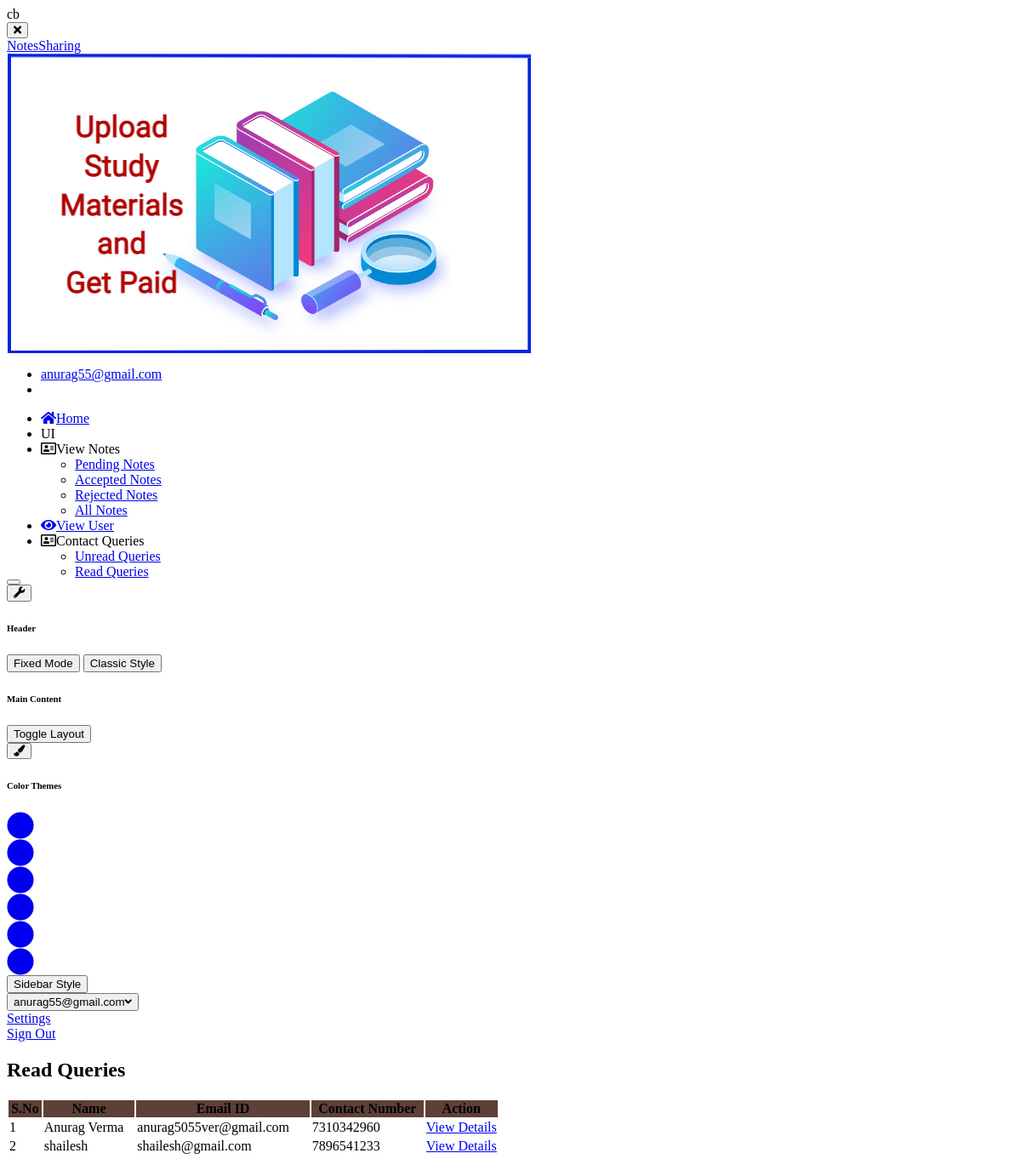
/read_queries (signed in), run on the app's committed database.
### notes/models.py (models this page shows, shortened)
class Contact(models.Model):
    fullname = models.CharField(max_length=100, null=True)
    email = models.CharField(max_length=50, null=True)
    mobile = models.CharField(max_length=15, null=True)
    subject = models.CharField(max_length=100, null=True)
    message = models.CharField(max_length=300, null=True)
    msgdate = models.DateField(null=True)
    isread = models.CharField(max_length=10,null=True)

### notes/views.py (the view)
# urls.py: path('read_queries', read_queries, name='read_queries'),
def read_queries(request):
    if not request.user.is_authenticated:
        return redirect('login_admin')
    contact = Contact.objects.filter(isread="yes")
    return render(request,'read_queries.html', locals())

### notes/templates/read_queries.html (shortened to what this page needs)
{% load static %}
<html lang="en" class="no-focus">
    <head>
        <link rel="stylesheet" href="{% static 'js/plugins/datatables/dataTables.bootstrap4.min.css' %}">
        <link rel="stylesheet" id="css-main" href="{% static 'css1/codebase.min.css' %}">
    </head>
    <body>
        <div id="page-container" class="sidebar-o sidebar-inverse side-scroll page-header-fixed main-content-narrow">
         {% include "sidebar.html" %}
            {% include "admin_nav.html" %}
            <main id="main-container">
                <div class="content">
                    <h2 class="content-heading text-danger">Read Queries</h2>
                    <div class="block">
                        <div class="block-content block-content-full">
                            <table class="table table-bordered table-striped table-vcenter js-dataTable-full-pagination">
                                <thead class="text-white" style="background-color : #5d4037;">
                                    <tr>
                                        <th class="text-center">S.No</th>
                                        <th class="d-none d-sm-table-cell">Name</th>
                                        <th class="d-none d-sm-table-cell">Email ID</th>
                                        <th class="d-none d-sm-table-cell">Contact Number</th>
                                        <th class="d-none d-sm-table-cell" style="width: 15%;">Action</th>
                                    </tr>
                                </thead>
                                {% for i in contact %}
                                <tbody>
                                    <tr>
                                        <td class="text-center">{{forloop.counter}}</td>
                                        <td class="font-w600">{{i.fullname}}</td>
                                        <td class="font-w600">{{i.email}}</td>
                                        <td class="font-w600">{{i.mobile}}</td>
                                        <td class="font-w600"><a href="{% url 'view_queries' i.id %}" class="text-primary">View Details</a></td>
                                    </tr>
                                        {% endfor %}
                                </tbody>
                            </table>
                        </div>
                    </div>
                </div>
            </main>
</div>
 <link rel="stylesheet" href="https://use.fontawesome.com/releases/v5.6.3/css/all.css">
    </body>
</html>

### notes/templates/sidebar.html (shortened to what this page needs)
{% load static %}
   <nav id="sidebar">
                <div id="sidebar-scroll">
                    <div class="sidebar-content">
                        <div class="content-header content-header-fullrow px-15">
                            <div class="content-header-section sidebar-mini-visible-b">
                                <span class="content-header-item font-w700 font-size-xl float-left animated fadeIn">
                                    <span class="text-dual-primary-dark">c</span><span class="text-primary">b</span>
                                </span>
                            </div>
                            <div class="content-header-section text-center align-parent sidebar-mini-hidden">
                                <button type="button" class="btn btn-circle btn-dual-secondary d-lg-none align-v-r" data-toggle="layout" data-action="sidebar_close">
                                    <i class="fa fa-times text-danger"></i>
                                </button>
                                <div class="content-header-item">
                                    <a class="link-effect font-w700" href="{% url 'admin_home' %}">
                                           <span class="font-size-xl text-dual-primary-dark">Notes</span><span class="font-size-xl text-primary">Sharing</span>
                                    </a>
                                </div>
                            </div>
                        </div>
                        <div class="content-side content-side-full content-side-user px-10 align-parent">
                            <div class="sidebar-mini-hidden-b text-center">
                                <img class="img-avatar" src="{% static 'img/user1.png' %}" alt="">
                                <ul class="list-inline mt-10">
                                    <li class="list-inline-item">
                                        <a class="link-effect text-dual-primary-dark font-size-xs font-w600 text-uppercase" href="{% url 'admin_home' %}">{{ request.user.username }}</a>
                                    </li>
                                    <li class="list-inline-item">
                                    </li>
                                </ul>
                            </div>
                        </div>
                        <div class="content-side content-side-full">
                            <ul class="nav-main">
                                <li class="open">
                                    <a href="{% url 'admin_home' %}"><i class="fas fa-home"></i><span class="sidebar-mini-hide">Home</span></a>
                                </li>
                                <li class="nav-main-heading"><span class="sidebar-mini-visible">UI</span></li>
                                <li>
                                    <a class="nav-submenu" data-toggle="nav-submenu"><i class="far fa-address-card"></i>View Notes</a>
                                    <ul>
                                        <li>
                                            <a href="{% url 'pending_notes' %}">Pending Notes</a>
                                        </li>
                                        <li>
                                            <a href="{% url 'accepted_notes' %}">Accepted Notes</a>
                                        </li>
                                        <li>
                                            <a href="{% url 'rejected_notes' %}">Rejected Notes</a>
                                        </li>
                                        <li>
                                            <a href="{% url 'all_notes' %}">All Notes</a>
                                        </li>
                                    </ul>
                                </li>
                                <li>
                                    <a  href="{% url 'view_users' %}"><i class="fas fa-eye"></i><span class="sidebar-mini-hide">View User</span></a>
                                </li>
                                <li>
                                    <a class="nav-submenu" data-toggle="nav-submenu"><i class="far fa-address-card"></i>Contact Queries</a>
                                    <ul>
                                        <li>
                                            <a href="{% url 'unread_queries' %}">Unread Queries</a>
                                        </li>
                                        <li>
                                            <a href="{% url 'read_queries' %}">Read Queries</a>
                                        </li>
                                    </ul>
                                </li>
                           </ul>
                        </div>
                    </div>
                </div>
            </nav>

### notes/templates/admin_nav.html (shortened to what this page needs)
{% load static %}
            <header id="page-header">
                <div class="content-header">
                    <div class="content-header-section">
                        <button type="button" class="btn btn-circle btn-dual-secondary" data-toggle="layout" data-action="sidebar_toggle">
                        </button>
                        <div class="btn-group" role="group">
                            <button type="button" class="btn btn-circle btn-dual-secondary" id="page-header-options-dropdown" data-toggle="dropdown" aria-haspopup="true" aria-expanded="false">
                                <i class="fa fa-wrench"></i>
                            </button>
                            <div class="dropdown-menu" aria-labelledby="page-header-options-dropdown">
                                <h6 class="dropdown-header">Header</h6>
                                <button type="button" class="btn btn-sm btn-block btn-alt-secondary" data-toggle="layout" data-action="header_fixed_toggle">Fixed Mode</button>
                                <button type="button" class="btn btn-sm btn-block btn-alt-secondary d-none d-lg-block mb-10" data-toggle="layout" data-action="header_style_classic">Classic Style</button>
                                <div class="d-none d-xl-block">
                                    <h6 class="dropdown-header">Main Content</h6>
                                    <button type="button" class="btn btn-sm btn-block btn-alt-secondary mb-10" data-toggle="layout" data-action="content_layout_toggle">Toggle Layout</button>
                                </div>
                            </div>
                        </div>
                        <div class="btn-group" role="group">
                            <button type="button" class="btn btn-circle btn-dual-secondary" id="page-header-themes-dropdown" data-toggle="dropdown" aria-haspopup="true" aria-expanded="false">
                                <i class="fa fa-paint-brush"></i>
                            </button>
                            <div class="dropdown-menu min-width-150" aria-labelledby="page-header-themes-dropdown">
                                <h6 class="dropdown-header text-center">Color Themes</h6>
                                <div class="row no-gutters text-center mb-5">
                                    <div class="col-4 mb-5">
                                        <a class="text-default" data-toggle="theme" data-theme="default" href="javascript:void(0)">
                                            <i class="fa fa-2x fa-circle"></i>
                                        </a>
                                    </div>
                                    <div class="col-4 mb-5">
                                        <a class="text-elegance" data-toggle="theme" data-theme="{% static 'css1/themes/elegance.min.css' %}" href="javascript:void(0)">
                                            <i class="fa fa-2x fa-circle"></i>
                                        </a>
                                    </div>
                                    <div class="col-4 mb-5">
                                        <a class="text-pulse" data-toggle="theme" data-theme="{% static 'css1/themes/pulse.min.css' %}" href="javascript:void(0)">
                                            <i class="fa fa-2x fa-circle"></i>
                                        </a>
                                    </div>
                                    <div class="col-4 mb-5">
                                        <a class="text-flat" data-toggle="theme" data-theme="{% static 'css1/themes/flat.min.css' %}" href="javascript:void(0)">
                                            <i class="fa fa-2x fa-circle"></i>
                                        </a>
                                    </div>
                                    <div class="col-4 mb-5">
                                        <a class="text-corporate" data-toggle="theme" data-theme="{% static 'css1/themes/corporate.min.css' %}" href="javascript:void(0)">
                                            <i class="fa fa-2x fa-circle"></i>
                                        </a>
                                    </div>
                                    <div class="col-4 mb-5">
                                        <a class="text-earth" data-toggle="theme" data-theme="{% static 'css1/themes/earth.min.css' %}" href="javascript:void(0)">
                                            <i class="fa fa-2x fa-circle"></i>
                                        </a>
                                    </div>
                                </div>
                                <button type="button" class="btn btn-sm btn-block btn-alt-secondary mb-10" data-toggle="layout" data-action="sidebar_style_inverse_toggle">Sidebar Style</button>
                            </div>
                        </div>
                    </div>
                    <div class="content-header-section">
                        <div class="btn-group" role="group">
                            <button type="button" class="btn btn-rounded btn-dual-secondary" id="page-header-user-dropdown" data-toggle="dropdown" aria-haspopup="true" aria-expanded="false">
                                {{ request.user.username}}<i class="fa fa-angle-down ml-5"></i>
                            </button>
                            <div class="dropdown-menu dropdown-menu-right min-width-150" aria-labelledby="page-header-user-dropdown">
                                <a class="dropdown-item" href="{% url 'change_passwordadmin' %}" data-toggle="layout" data-action="side_overlay_toggle">
                                     Settings
                                </a>
                                <a class="dropdown-item" href="{% url 'logout' %}">
                                     Sign Out
                                </a>
                            </div>
                        </div>
                    </div>
                </div>
            </header>

### data on the page
Contact: fullname "Anurag Verma", email "anurag5055ver@gmail.com", mobile "7310342960"
Contact: fullname "shailesh", email "shailesh@gmail.com", mobile "7896541233"

### other printed values
{{ request.user.username }} "anurag55@gmail.com"
